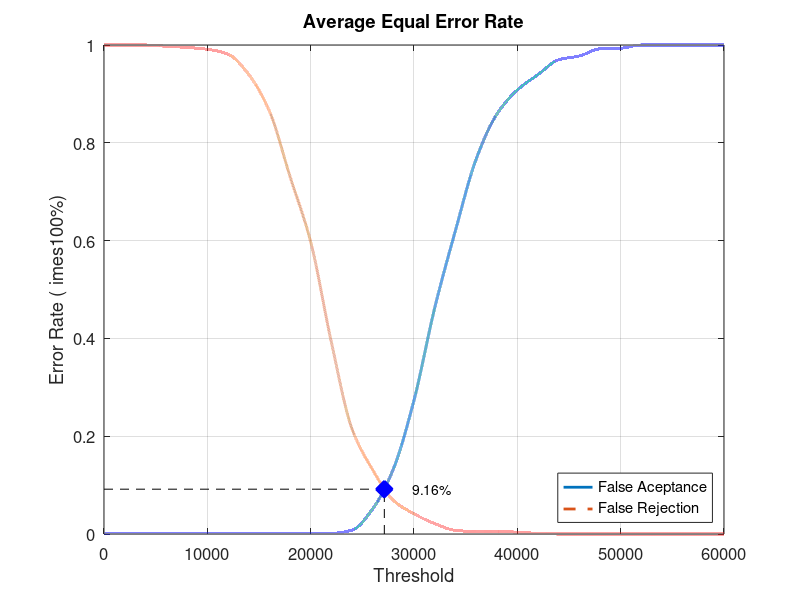
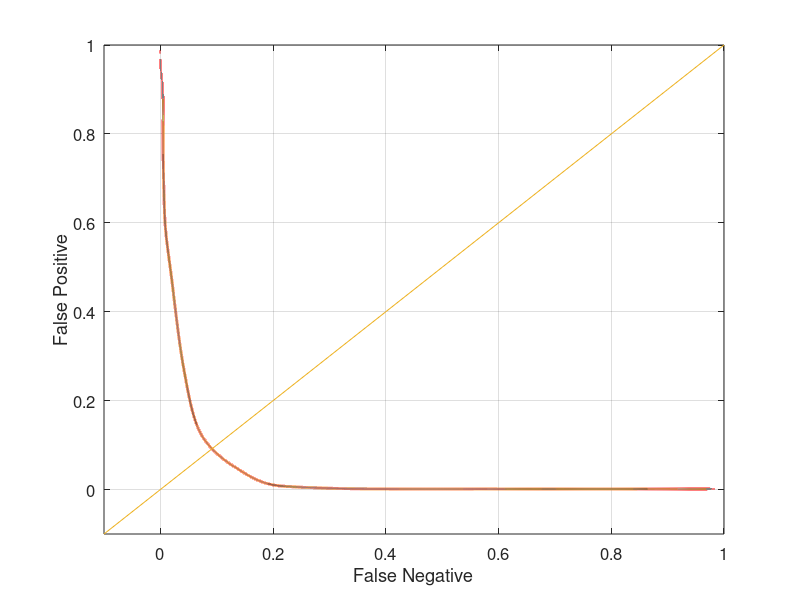

The MATLAB script that drew these images, in order:
close all;
clear;
clc;
x = 0:2000:60000;
xq = 0:0.5:60000;

y0 = [0 0.00131579 0.00131579 0.00131579 0.00131579 0.00131579 0.00131579 0.00131579 0.00131579 0.00131579 0.00131579 0.00131579 0.00789474 0.0513158 0.132895 0.273684 0.461842 0.619737 0.765789 0.857895 0.907895 0.939474 0.969737 0.977632 0.992105 0.993421 1 1 1 1 1]
yy0 = interp1(x, y0, xq, 'pchip');
y1 = [1 1 1 0.9975 0.995 0.99125 0.98125 0.94 0.865 0.73125 0.5975 0.3925 0.215 0.13125 0.06875 0.04125 0.02125 0.0075 0.005 0.005 0.00375 0.00125 0 0 0 0 0 0 0 0 0]
yy1 = interp1(x, y1, xq, 'pchip');

% Calculating EER: 
y2 = abs(y0 - y1);
find(y2 == min(y2))
yy2 = abs(yy0 - yy1);
xEER = find(yy2 == min(yy2));
xEERIndex = xq(xEER) % X-axis EER
yEER = yy0(xEER) % Y-axis EER

main = figure
plot(xq, yy0,'-','LineWidth', 2);	hold on
plot(xq, yy1,'--','LineWidth', 2);	hold on
plot([xEERIndex xEERIndex], [0 yEER], 'k--');	hold on
plot([0 xEERIndex], [yEER yEER], 'k--');	hold on
plot(xEERIndex, yEER, 'bx', 'LineWidth', 10);	hold on
text(xEERIndex + 10 * xEERIndex / 100, yEER, [num2str(round((10000 * yEER)) / 100) '%'])
legend('False Aceptance', 'False Rejection', 'Location', 'SouthEast')
xlabel('Threshold')
ylabel('Error Rate (	imes100%)')
title('Average Equal Error Rate')
set(gca, 'FontSize', 12)
axis([0 60000 0 1])
grid on

print(main, 'Experiment5AverageMain', '-dpng');
FNRxFPR = figure('Color', [1 1 1]);
plot(yy1, yy0, '-', yy1, yy0, 'LineWidth', 2);
hold on
y = -0.1:0.1:1
plot(y, y); 
set(gca, 'FontSize', 12)
xlabel('False Negative')
ylabel('False Positive')
axis([-0.1 1 -0.1 1])
set(gca, 'FontSize', 12)
grid on

print(FNRxFPR, 'Experiment5AverageFNRxFPR','-dpng');
